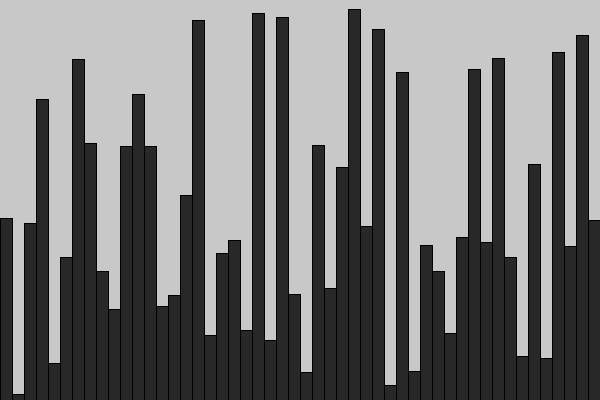
Frame 1 (no input)
Frame 60 (the mouse pressed at the canvas centre just before this capture): identical to frame 1, image omitted
Frame 120 (the mouse held since frame 60 and released just before this capture): identical to frame 1, image omitted

The Processing sketch that drew this single still picture (run headless with seeded random() and noise(); from frame 60 on, the mouse is pressed at the canvas centre):

// Processing sketch: insertionSort
// ── insertionSort.pde
import java.util.Arrays;

float[] numbers = new float[50];

void setup() {
  size(600, 400);
  frameRate(30);
  
  for (int i = 0; i < numbers.length; i++) {
    numbers[i] = (float)Math.random();
  }
  
  // print(Arrays.toString(numbers));
}

void draw() {
  drawBars();

  
 
  
  // sorting algorithm here (just one step)
}

void drawBars() {
  background(200);
  fill(40);
  for (int i = 0; i < numbers.length; i++) {
    float spacing = (float)width / numbers.length; 
    rect(i * spacing, height, spacing, -numbers[i] * height);
  }
}
